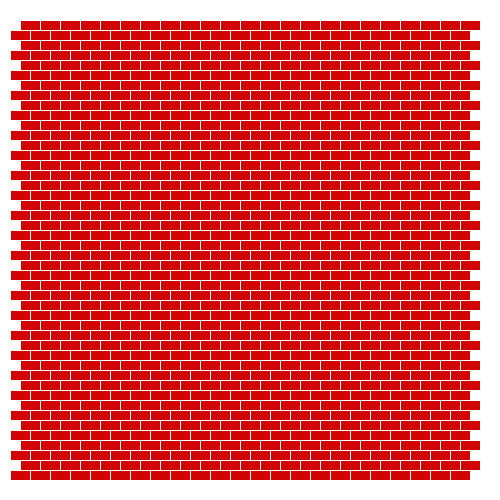
Frame 1 (no input)
Frame 60 (the mouse pressed at the canvas centre just before this capture): identical to frame 1, image omitted
Frame 120 (the mouse held since frame 60 and released just before this capture): identical to frame 1, image omitted

The Processing sketch that drew this single still picture (run headless with seeded random() and noise(); from frame 60 on, the mouse is pressed at the canvas centre):

// Processing sketch: H09_7
// ── H09_7.pde
void setup(){
  size(500,500);  
}

void draw(){
  background(255,255,255);
  
  int offsetx1 = 20;
  int offsety = 10;
  int offsetx2 = 10;

  for(int x = 0; x < 23; x++){
    for(int y = 0; y < 23; y++){
     
        fill(210,3,3);
        stroke(255,255,255);
        
        rect(offsetx1 + 20 * x,  20 * y+ 20,20,10);
        rect(offsetx2 + 20 * x,offsety +  20 * y+ 20,20,10);
    }
  }
}
